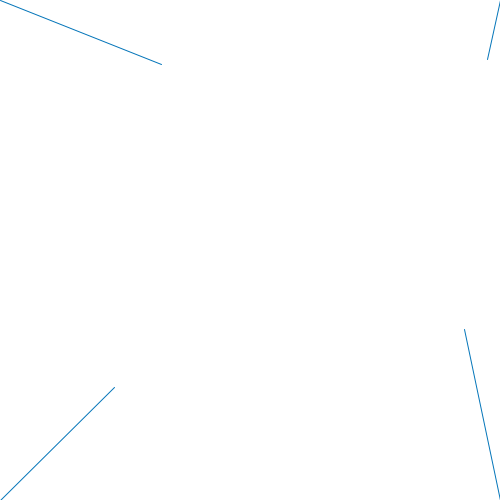
Frame 1 (no input)
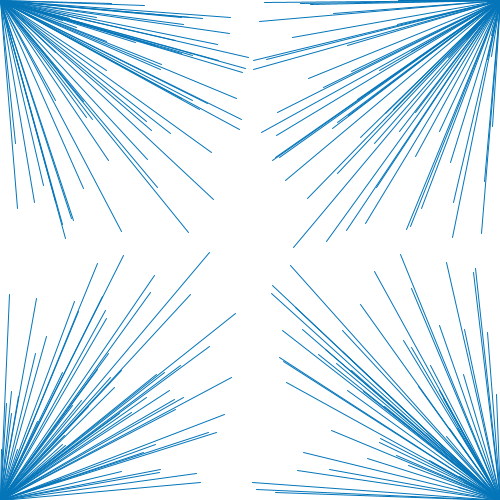
Frame 60 (the mouse pressed at the canvas centre just before this capture)
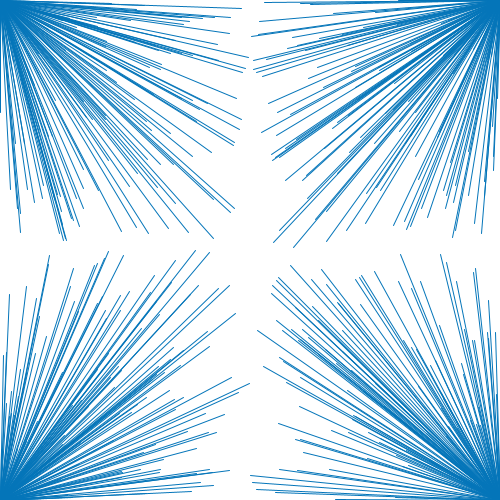
Frame 120 (the mouse held since frame 60 and released just before this capture)

The Processing sketch that drew these frames (run headless with seeded random() and noise(); from frame 60 on, the mouse is pressed at the canvas centre):

// Processing sketch: sketch_5
// ── sketch_5.pde
void setup() {
  size(500,500);
  background(255);
}

void draw() {
  stroke(#0475B9);
  
  line(0,0, random(0, width/2), random(0, height/2));
  line(width, 0, random(width/2, width), random(0, height/2));
  line(width, height, random(width/2, width), random(height/2, height));
  line(0, height, random(0, width/2), random(height/2, height));
  
}
